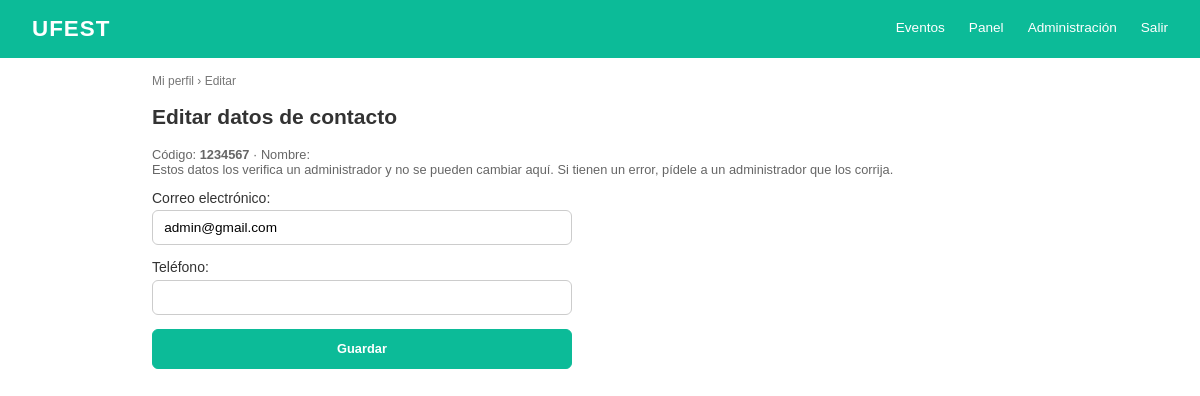
/cuentas/perfil/editar/ (signed in), run on the app's committed database.
### Evento/models.py (models this page shows, shortened)
class ConfiguracionSitio(models.Model):
    nombre = models.CharField("Nombre del sitio", max_length=40, default="UFEST")
    logo = models.ImageField("Logo", upload_to="sitio/", blank=True)
    titulo_portada = models.CharField("Título de la página principal", max_length=80, default="Eventos")
    descripcion_portada = models.CharField("Texto bajo el título", max_length=250, blank=True)
    color_primario = models.CharField(
        "Color principal", max_length=7, default="#1F3864", validators=[color_hex],
        help_text="Barra de navegación, títulos y botones",
    )
    color_acento = models.CharField(
        "Color de acento", max_length=7, default="#2e7d32", validators=[color_hex],
        help_text="Puntos y resaltados",
    )
    class Meta:
        verbose_name = "configuración del sitio"
        verbose_name_plural = "configuración del sitio"
    @classmethod
    def obtener(cls):
        return cls.objects.get_or_create(pk=1)[0]

### Cuenta/models.py (models this page shows, shortened)
class Usuario(AbstractUser):
    class Rol(models.TextChoices):
        PARTICIPANTE = "participante", "Participante"
        COORDINADOR = "coordinador", "Coordinador de actividades"
        ADMIN = "admin", "Administrador general"
    codigo = models.CharField(max_length=20, unique=True)
    rol = models.CharField(max_length=20, choices=Rol.choices, default=Rol.PARTICIPANTE)
    telefono = models.CharField(max_length=20, blank=True)
    verificado = models.BooleanField(
        default=False,
        help_text="Márcalo cuando hayas comprobado que el código y el nombre son reales. "
                  "Un participante sin verificar no puede inscribirse.",
    )
    REQUIRED_FIELDS = ["email", "codigo"]
    @property
    def es_participante(self):
        return self.rol == self.Rol.PARTICIPANTE

### Cuenta/views.py (the view)
# urls.py: path("perfil/editar/", views.editar_perfil, name="editar_perfil"),
@login_required
def editar_perfil(request):
    form = PerfilForm(request.POST or None, instance=request.user)
    if form.is_valid():
        form.save()
        messages.success(request, "Datos de contacto actualizados.")
        return redirect("perfil")
    return render(request, "cuenta/editar_perfil.html", {"form": form})

### Cuenta/forms.py
class PerfilForm(forms.ModelForm):
    class Meta:
        model = Usuario
        fields = ("email", "telefono")
        labels = {"email": "Correo electrónico", "telefono": "Teléfono"}
    def __init__(self, *args, **kwargs):
        super().__init__(*args, **kwargs)
        self.fields["email"].required = True

### Evento/contexto.py (called while the page is built)
def sitio(request):
    try:
        return {"sitio": ConfiguracionSitio.obtener()}
    except (OperationalError, ProgrammingError):  # antes de migrar
        return {"sitio": ConfiguracionSitio()}

### templates/cuenta/editar_perfil.html (shortened to what this page needs)
{% extends "base.html" %}
{% block contenido %}
<p class="migas"><a href="{% url 'perfil' %}">Mi perfil</a> &rsaquo; Editar</p>
<h2>Editar datos de contacto</h2>
<p class="ayuda">
  Código: <strong>{{ user.codigo }}</strong> · Nombre: <strong>{{ user.get_full_name }}</strong><br>
  Estos datos los verifica un administrador y no se pueden cambiar aquí. Si tienen un error, pídele a un administrador que los corrija.
</p>
<form method="post" class="formulario">
  {{ form.as_p }}
  <button type="submit" class="btn btn-primario">Guardar</button>
</form>
{% endblock %}

### templates/base.html (shortened to what this page needs)
{% load static %}
<!DOCTYPE html>
<html lang="es">
<head>
  <link rel="stylesheet" href="{% static 'css/style.css' %}">
</head>
<body>
  <header class="navbar">
    <h1>{% if sitio.logo %}<img src="{{ sitio.logo.url }}" alt="" class="logo-sitio">{% endif %}{{ sitio.nombre }}</h1>
    <nav>
      <a href="{% url 'evento:lista' %}">Eventos</a>
      {% if user.is_authenticated %}
        {% if user.rol == "coordinador" or user.rol == "admin" %}
          <a href="{% url 'evento:panel' %}">Panel</a>
        {% endif %}
        {% if user.rol == "admin" %}
          <a href="{% url 'evento:gestion' %}">Administración</a>
        {% endif %}
        <form method="post" action="{% url 'logout' %}" class="form-salir">
          <button type="submit">Salir</button>
        </form>
      {% else %}
        <a href="{% url 'login' %}">Iniciar sesión</a>
        <a href="{% url 'registro' %}">Registrarse</a>
      {% endif %}
    </nav>
  </header>
  <main>
    {% block contenido %}{% endblock %}
  </main>
</body>
</html>

### static/css/style.css (style rules this page uses)
:root { --azul: #1F3864; --azul-fondo: #e8edf6; --verde: #2e7d32; --verde-fondo: color-mix(in srgb, var(--verde) 12%, white); --gris: #e0e0e0; }
* { box-sizing: border-box; }
body { margin: 0; font-family: Arial, Helvetica, sans-serif; color: #333; background: #fff; font-size: 14px; }
.navbar { display: flex; justify-content: space-between; align-items: center; background: var(--azul); color: #fff; padding: 1rem 2rem; }
.navbar h1 { margin: 0; font-size: 1.4rem; letter-spacing: 1px; }
.navbar nav { display: flex; align-items: center; gap: 1.5rem; }
.navbar a { color: #fff; text-decoration: none; font-size: .85rem; padding-bottom: 4px; }
.form-salir { margin: 0; }
.form-salir button { background: none; border: none; color: #fff; font-size: .85rem; font-family: inherit; cursor: pointer; padding: 0 0 4px; }
main { max-width: 960px; margin: 0 auto; padding: 1rem 2rem 2rem; }
.migas { font-size: .75rem; color: #777; margin: 0 0 1rem; }
.migas a { color: #777; text-decoration: none; }
.btn { flex: 1; display: inline-block; text-align: center; text-decoration: none; padding: .7rem 1rem; border-radius: 6px; font-size: .8rem; font-family: inherit; cursor: pointer; }
.btn-primario { background: var(--azul); color: #fff; border: 1px solid var(--azul); font-weight: bold; }
.formulario { max-width: 420px; }
.formulario p { display: flex; flex-direction: column; gap: .3rem; margin: 0 0 .9rem; }
.formulario input, .formulario select { padding: .55rem .7rem; border: 1px solid #ccc; border-radius: 6px; font-size: .85rem; font-family: inherit; }
.formulario .btn { flex: none; width: 100%; }
.ayuda { font-size: .8rem; color: #666; }
.navbar h1 { display: flex; align-items: center; gap: .6rem; }

### data on the page
ConfiguracionSitio: nombre "UFEST"
Usuario: codigo "1234567", email "admin@gmail.com"
